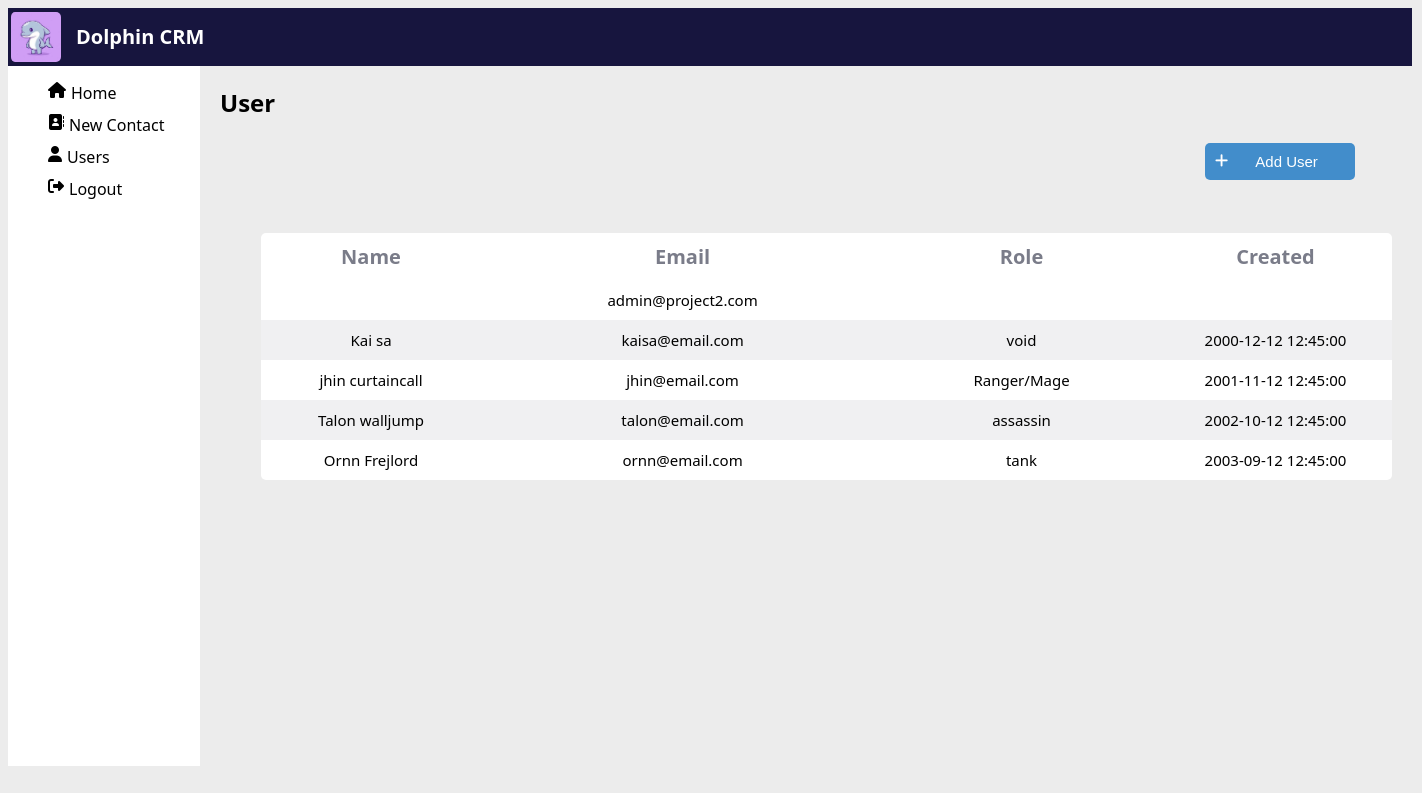
The page /users.php on the database its author committed.
### tables this page shows
create table Users (id INTEGER(20) NOT NULL AUTO_INCREMENT PRIMARY KEY, firstname VARCHAR(20), lastname VARCHAR(20), password VARCHAR(20), email VARCHAR(30), role VARCHAR(20), created_at DATETIME);

### users.php (the view, shortened to what this page needs)
<?php
$conn = mysqli_connect('localhost',"root", "", "dolphin_crm");
if(!$conn){
    echo 'Connection error: '. mysqli_connect_error();
}
else{
    $data = 'SELECT firstname, lastname, email, role, created_at FROM Users';
    $result = mysqli_query($conn,$data);
    $userarray = mysqli_fetch_all($result, MYSQLI_ASSOC);
}
?>
<!DOCTYPE html>
<html lang="en">
<head>
    <link rel="stylesheet" a href="userstyle.css">
</head>
<header>
    <img src="dolphin.jpeg">
    <h1> Dolphin CRM </h1>
</header>
<body>
<aside class="nav-bar">
        <ul>
            <li><i class="fas fa-home"></i><a href="dashboard.php">Home</a></li>
            <li><i class="fas fa-address-book"></i><a href="contact.php">New Contact</a></li>
            <li><i class="fas fa-user"></i><a href="users.php">Users</a></li>
            <li><i class="fas fa-sign-out-alt"></i><a href="index.html"> Logout </a></li>
        </ul>
</aside>
<h2>User </h2>
        <i class="fas fa-pls"></i><button type="button" id="addBtn" class="addbtn"><i class="fa fa-plus" aria-hidden="true"></i>Add User</button>
<table class='table'>
  <thread>
    <tr>
      <th>Name</th>
      <th>Email</th>
      <th>Role</th>
      <th>Created</th>
    </tr>
  </thread>
  <tbody>
<?php foreach($userarray as $row): ?>
      <tr>
        <td><?=$row['firstname'].' '.$row['lastname']; ?></td>
        <td><?=$row['email']; ?></td>
        <td><?=$row['role']; ?></td>
        <td><?=$row['created_at']; ?></td>
      </tr>
    <?php endforeach; ?>
  </tbody>
</body>
<html>

### userstyle.css (style rules this page uses)
html { display: grid; grid-template-columns: 20% 80% ; }
body { background-color: rgb(236, 236, 236); font-family: system-ui, -apple-system, BlinkMacSystemFont, 'Segoe UI', Roboto, Oxygen, Ubuntu, Cantarell, 'Open Sans', 'Helvetica Neue', sans-serif; width: 960px; display: grid; grid-template-columns: 20% 80% ; }
header { background-color: rgba(5, 3, 47, 0.918); color: white; font-size: 10px; grid-column: 100%; padding: 2px; width: 1400px; display:flex; }
h1 { padding-left: 15px; display: flex; }
img { border-radius: 5px; width: 50px; height: 50px; padding-left: 1px; float: left; position: relative; bottom: -1.5px; }
i { float: left; }
li { list-style: none; margin-bottom: 10px; }
a { text-decoration: none; color: inherit; padding-left: 5px; }
aside { grid-column: 2; }
.nav-bar { grid-column: 1; background-color: white; height: 700px; }
h2 { margin-left: 20px; }
.addbtn { position: absolute; bottom: 620px; left: 1205px; float: right; padding: 10px; width: 150px; border-radius: 5px; border: hidden; background-color: rgba(28, 120, 196, 0.813); font-size: 15px; color: white; align-items: center; }
table { background-color: #ffffff; border-collapse: collapse; border-spacing: none; font-family: system-ui, -apple-system, BlinkMacSystemFont, 'Segoe UI', Roboto, Oxygen, Ubuntu, Cantarell, 'Open Sans', 'Helvetica Neue', sans-serif; margin: 20px auto; border-radius: 5px; width: 1131px; border: hidden; position: absolute; bottom: 300px; right: 30px; }
th { padding: 10px; font-size: 20px; color: #7a7c89; border-radius: 5px; width: 10px; margin: 120px; text-align: center; }
td { padding: 10px; font-size: 15px; text-align: center; }
tbody tr:nth-child(even) { background: #f0f0f2; }
td:first-child { border-left: 1px solid #cecfd5; }

### rows shown on the page
users: email "admin@project2.com"
users: firstname "Kai", lastname "sa", email "kaisa@email.com", role "void", created_at "2000-12-12 12:45:00"
users: firstname "jhin", lastname "curtaincall", email "jhin@email.com", role "Ranger/Mage", created_at "2001-11-12 12:45:00"
users: firstname "Talon", lastname "walljump", email "talon@email.com", role "assassin", created_at "2002-10-12 12:45:00"
users: firstname "Ornn", lastname "Frejlord", email "ornn@email.com", role "tank", created_at "2003-09-12 12:45:00"
